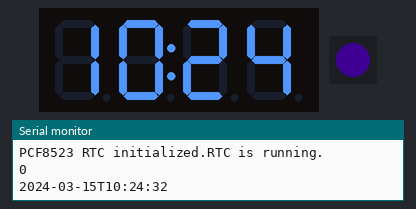
Bench run of a sketch on a simulated Arduino Uno, built with avr-gcc and run on an emulated ATmega328P. Parts: 4-digit seven-segment display, 1 RGB LEDs in strip order, left to right, the last lines printed to the serial monitor. Dim RGB values are drawn brighter than linear; the local clock reads 2024-03-15 10:24:30 at power-on unless the sketch sets it.

Above: at 2.2 s.
At 20.1 s:
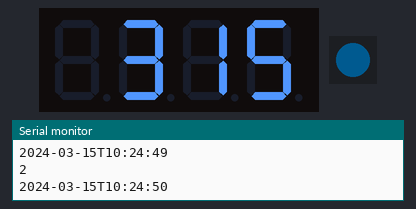
At 22.1 s:
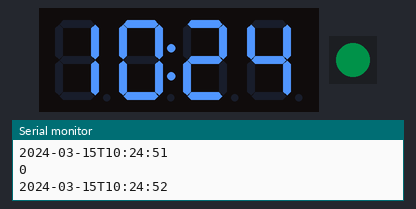
At 37.1 s:
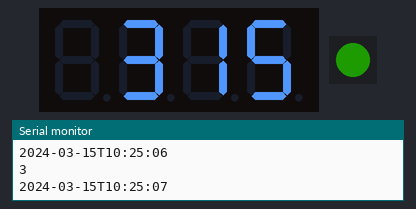
Timing chart, 0 to 40.0 s (numbered marks = the images above):
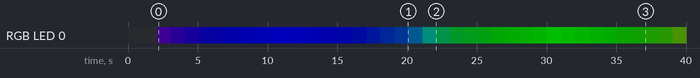

Measured:
- by itself, RGB LED 0: off → RGB(8, 0, 19) at 2.1 s, → RGB(6, 0, 23) 0.95 s later, → RGB(4, 0, 28) 1.0 s later, → RGB(2, 0, 35) 0.95 s later, … (37 changes in this stretch)

The sketch:

DigitalClockTM1637TrinketM0.ino
```cpp
#include <Wire.h>
#include <Adafruit_DotStar.h>
#include <TM1637Display.h>
#include <TimeLib.h>
#include "RTClib.h"

#define DOTSTAR_DATA_PIN 7
#define DOTSTAR_CLOCK_PIN 8
#define DOTSTAR_BRIGHTNESS 32
#define TM1637_CLK 3
#define TM1637_DIO 4

Adafruit_DotStar dotstar = Adafruit_DotStar(1, DOTSTAR_DATA_PIN, DOTSTAR_CLOCK_PIN, DOTSTAR_BGR);
TM1637Display tm1637(TM1637_CLK, TM1637_DIO);
RTC_PCF8523 rtc;

const int brightness[] = { 2, 1, 1, 1, 1, 2, 4, 6, 8, 10, 10, 10, 10, 10, 10, 10, 10, 10, 10, 10, 10, 8, 6, 4 };


void flashDotStar(uint32_t color, int count)
{
  for (int x = 0; x < count; x++)
  {
    dotstar.setPixelColor(0, color);
    dotstar.show();
    delay(50);

    dotstar.setPixelColor(0, 0);
    dotstar.show();
    delay(50);
  }
}

uint32_t Wheel(byte WheelPos)
{
  if (WheelPos < 85)
  {
    return dotstar.Color(WheelPos * 3, 255 - WheelPos * 3, 0);
  }
  else if (WheelPos < 170)
  {
    WheelPos -= 85;
    return dotstar.Color(255 - WheelPos * 3, 0, WheelPos * 3);
  }
  else
  {
    WheelPos -= 170;
    return dotstar.Color(0, WheelPos * 3, 255 - WheelPos * 3);
  }
}

void error(int pos)
{
  flashDotStar(Wheel(pos), 5);
  abort();
}

void initSerial()
{
  Serial.begin(9600);
  delay(2000); // Wait 2 seconds to establish thes connection before printing.
}

void init7SegmentDisplay()
{
  tm1637.clear();
  tm1637.setBrightness(0x01);
  Serial.println("TM1637 quad 7 segment LED initialized.");
}

void initDotStar()
{
  dotstar.begin();
  dotstar.show();
  dotstar.setBrightness(DOTSTAR_BRIGHTNESS);
  Serial.println("Trinket DotStar initialized.");
}

void initRTC()
{
  if (rtc.begin() == false) error(80);
  if (rtc.initialized()) Serial.print("PCF8523 RTC initialized.");
  if (rtc.lostPower()) Serial.print("PCF8523 RTC lost power.");

  if (! rtc.initialized() || rtc.lostPower())
  {
    Serial.println("RTC is NOT initialized, let's set the time!");
    // When time needs to be set on a new device, or after a power loss, the
    // following line sets the RTC to the date & time this sketch was compiled
    rtc.adjust(DateTime(F(__DATE__), F(__TIME__)));
    //
    // Note: allow 2 seconds after inserting battery or applying external power
    // without battery before calling adjust(). This gives the PCF8523's
    // crystal oscillator time to stabilize. If you call adjust() very quickly
    // after the RTC is powered, lostPower() may still return true.
  }

  // When time needs to be re-set on a previously configured device, the
  // following line sets the RTC to the date & time this sketch was compiled
  // rtc.adjust(DateTime(F(__DATE__), F(__TIME__)));

  // When the RTC was stopped and stays connected to the battery, it has
  // to be restarted by clearing the STOP bit. Let's do this to ensure
  // the RTC is running.
  rtc.start();

  Serial.println("RTC is running.");
}

void setup()
{
  initSerial();
  init7SegmentDisplay();
  initDotStar();
  initRTC();
}


uint8_t previousState = -1;

void loop()
{
  DateTime now = rtc.now();

  uint8_t state = now.second() % 4;

  if (state != previousState)
  {
    Serial.println(state);
    Serial.println(now.timestamp());

    switch (state)
    {
      case 0:
        displayTime(now);
        break;
      case 1:
        displaySeparator(now);
        break;
      case 2:
      case 3:
        displayDate(now);
        break;
    }

    uint32_t color = Wheel(now.second() * 4.2);
    color = dotstar.gamma32(color);
    dotstar.setBrightness(brightness[now.hour()] * 8);
    dotstar.setPixelColor(0, color);
    dotstar.show();

    previousState = state;
  }

  delay(100);
}


void displayTime(DateTime now)
{
  tm1637.setBrightness(brightness[now.hour()]);
  tm1637.showNumberDecEx(now.twelveHour(), 0x40, false, 2, 0);
  tm1637.showNumberDec(now.minute(), true, 2, 2);
}

void displaySeparator(DateTime now)
{
  tm1637.showNumberDec(now.twelveHour(), false, 2, 0);
  tm1637.showNumberDec(now.minute(), true, 2, 2);
}

void displayDate(DateTime now)
{
  tm1637.showNumberDec(now.month(), false, 2, 0);
  tm1637.showNumberDec(now.day(), false, 2, 2);
}
```
